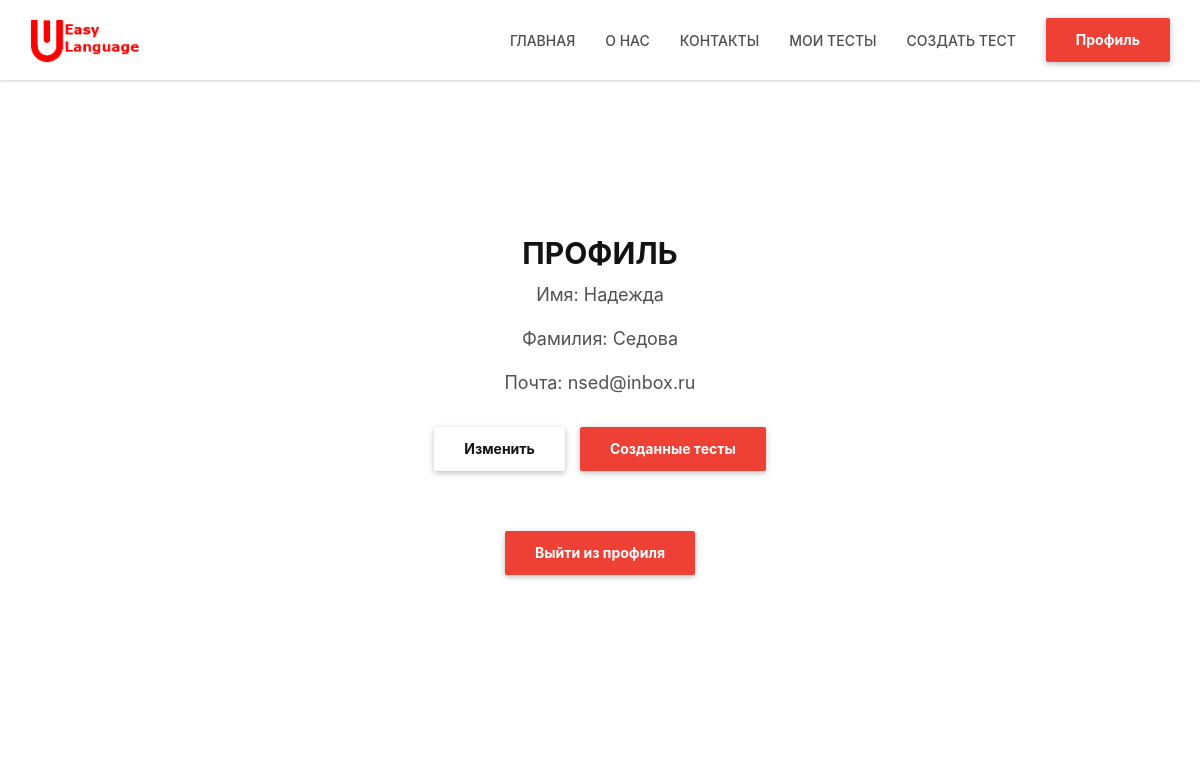
Screenshot of /profile (signed in) with the database file from the repository.
### data/users.py (models this page shows, shortened)
class User(SqlAlchemyBase, UserMixin, SerializerMixin):
    __tablename__ = 'users'
    id = sqlalchemy.Column(sqlalchemy.Integer,
                           primary_key=True, autoincrement=True)
    surname = sqlalchemy.Column(sqlalchemy.String, nullable=True)
    name = sqlalchemy.Column(sqlalchemy.String, nullable=True)
    email = sqlalchemy.Column(sqlalchemy.String,
                              index=True, unique=True, nullable=True)
    hashed_password = sqlalchemy.Column(sqlalchemy.String, nullable=True)
    modified_date = sqlalchemy.Column(sqlalchemy.DateTime,
                                      default=datetime.datetime.now)
    user_tests = sqlalchemy.Column(sqlalchemy.String, nullable=True, default='{}')
    current_filter = sqlalchemy.Column(sqlalchemy.Integer, default=0)
    passed_test = orm.relation("Test",
                               secondary="association",
                               backref="users")

### main.py (the view)
@application.route("/profile")
def profile():
    if current_user.is_authenticated:
        db_sess = db_session.create_session()
        user = db_sess.query(User).filter(User.id == current_user.get_id()).first()
        return render_template("profile.html", user_data=user)
    else:
        return redirect("/login")

### data/db_session.py (called while the page is built)
def create_session() -> Session:
    global __factory
    return __factory()

### main.py (called while the page is built)
@login_manager.user_loader
def load_user(user_id):
    db_sess = db_session.create_session()
    return db_sess.query(User).get(user_id)

### templates/profile.html (shortened to what this page needs)
{% extends "main_form_design.html" %}
{% block content %}
    <div class="white-section section-lg-padding border-bottom">
        <div class="section-container">
            <div class="container">
                <div class="row">
                    <div class="col-lg-10 col-lg-offset-1 col-md-12 title-block">
                        <div class="title-block-container text-center">
                            <h2>ПРОФИЛЬ</h2>
                            <p>Имя: {{user_data.name}}</p>
                            <p>Фамилия: {{user_data.surname}}</p>
                            <p>Почта: {{user_data.email}}</p>
                            <div class="title-block-container white-content remove-white-content text-center">
                                <a href="/user_edit" title="Изменить" class="btn btn-lpbuilder-white wave-effect">Изменить</a>
                                <a href="/my_tests" title="Созданные тесты" class="btn btn-lpbuilder wave-effect">Созданные тесты</a>
                            </div>
                            <a href="/logout" title="Выйти из профиля" class="btn btn-lpbuilder wave-effect">Выйти из профиля</a>
                        </div>
                    </div>
                </div>
             </div>
        </div>
    </div>
{% endblock %}

### static/css/css/red.css (style rules this page uses)
.btn-lpbuilder,.btn-lpbuilder:focus,.main-background-color { background-color:#ef4035!important }
.accordion-block-container .panel-title a,.contact-block-container h2 a:hover,.content-block-container a.main-link-style-1 i,.content-block-container h4 a:hover,.content-block-container h6 a:hover,.content-block-container:hover i.circle-icon-block,.counter-block-container i,.cta-block-style-1 i.fa,.flickr-feed-block>h4 a:hover,.lpbuilder-events-month-badge,.info-block-container a:hover,.instagram-feed-block>h4 a:hover,.link-widget-block ul li a:hover,.main-color,.meta-block-container .meta-block-cat a:hover,.portfolio-block-container a:hover,.portfolio-block-container:hover a.main-link h4,.post-block-container .post-header h4 a:hover,.pricing-block-container .pricing-block-icon,.pricing-block-container .pricing-block-price p,.schedule-block-container a:hover,.select-menu-list li.selected,.skills-block-container h4 a:hover,.team-block-container .team-block-title a:hover,.team-block-container .team-block-title h6 a,.team-block-style-13 a.main-link:hover *,.team-popover .team-block-title a:hover,.text-widget-block a:hover,.timeline-footer .date-block i,.timeline-footer h4 a:hover,.twitter-feed-block .lpbuilder-twitter-item .twitter-buttons a:hover,.twitter-feed-block .lpbuilder-twitter-item .twitter-date a:hover,.twitter-feed-block .lpbuilder-twitter-item .twitter-tweet a:hover,a,ol.breadcrumb>li a:hover,ul.list-icon li i { color:#ef4035 }

### rows the page displays
User: name "Надежда", surname "Седова", email "nsed@inbox.ru"
